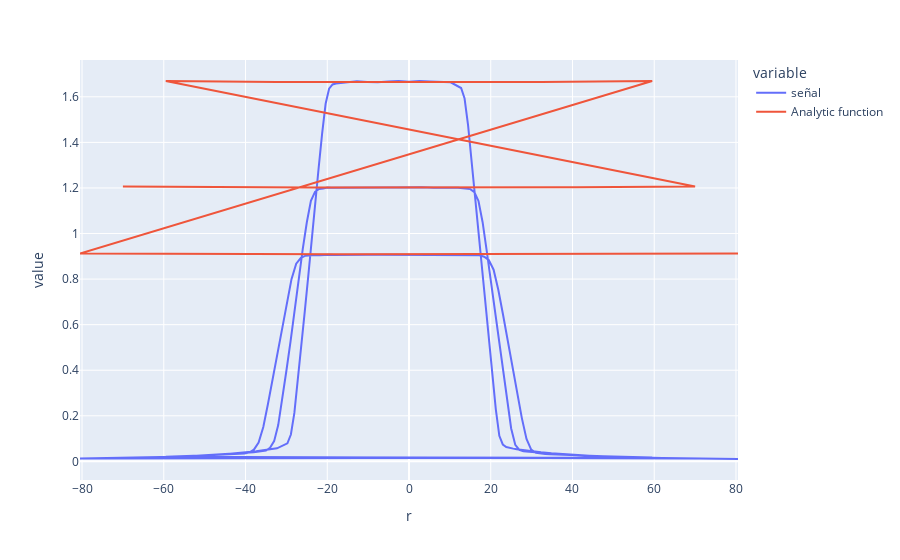

Here is the notebook cell this chart was saved with:
### Code cell
MixedValidationF0.set_index('r')[['señal', 'Analytic function']].plot()

### Figure 1 — Plotly figure (JSON) as saved in the notebook; plotly's stock layout.template omitted (floating-point values rounded to 4 significant figures; data arrays with more than 128 entries replaced by an {"elided": "..."} marker saying what was removed)
{"data": [{"hovertemplate": "variable=señal<br>r=%{x}<br>value=%{y}<extra></extra>", "legendgroup": "señal", "line": {"color": "#636efa", "dash": "solid"}, "mode": "lines", "name": "señal", "orientation": "v", "showlegend": true, "type": "scatter", "x": {"elided": "225 float values"}, "xaxis": "x", "y": {"elided": "225 float values"}, "yaxis": "y"}, {"hovertemplate": "variable=Analytic function<br>r=%{x}<br>value=%{y}<extra></extra>", "legendgroup": "Analytic function", "line": {"color": "#EF553B", "dash": "solid"}, "mode": "lines", "name": "Analytic function", "orientation": "v", "showlegend": true, "type": "scatter", "x": {"elided": "225 float values"}, "xaxis": "x", "y": {"elided": "225 float values"}, "yaxis": "y"}], "layout": {"legend": {"title": {"text": "variable"}, "tracegroupgap": 0}, "margin": {"t": 60}, "xaxis": {"anchor": "y", "domain": [0, 1], "title": {"text": "r"}}, "yaxis": {"anchor": "x", "domain": [0, 1], "title": {"text": "value"}}}}
